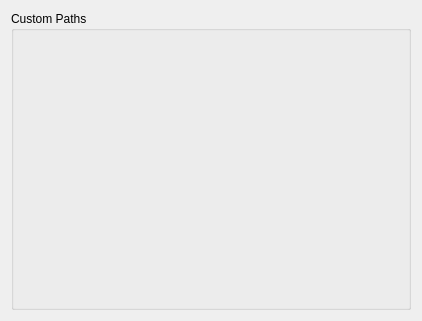
<?xml version="1.0" encoding="UTF-8"?>
<ui version="4.0">
 <class>PreferenceWidget</class>
 <widget class="QWidget" name="PreferenceWidget">
  <property name="geometry">
   <rect>
    <x>0</x>
    <y>0</y>
    <width>422</width>
    <height>321</height>
   </rect>
  </property>
  <property name="windowTitle">
   <string>Preferences</string>
  </property>
  <layout class="QVBoxLayout" name="verticalLayout">
   <item>
    <widget class="QGroupBox" name="customPathsGroupBox">
     <property name="title">
      <string>Custom Paths</string>
     </property>
    </widget>
   </item>
  </layout>
 </widget>
 <resources/>
 <connections/>
</ui>
